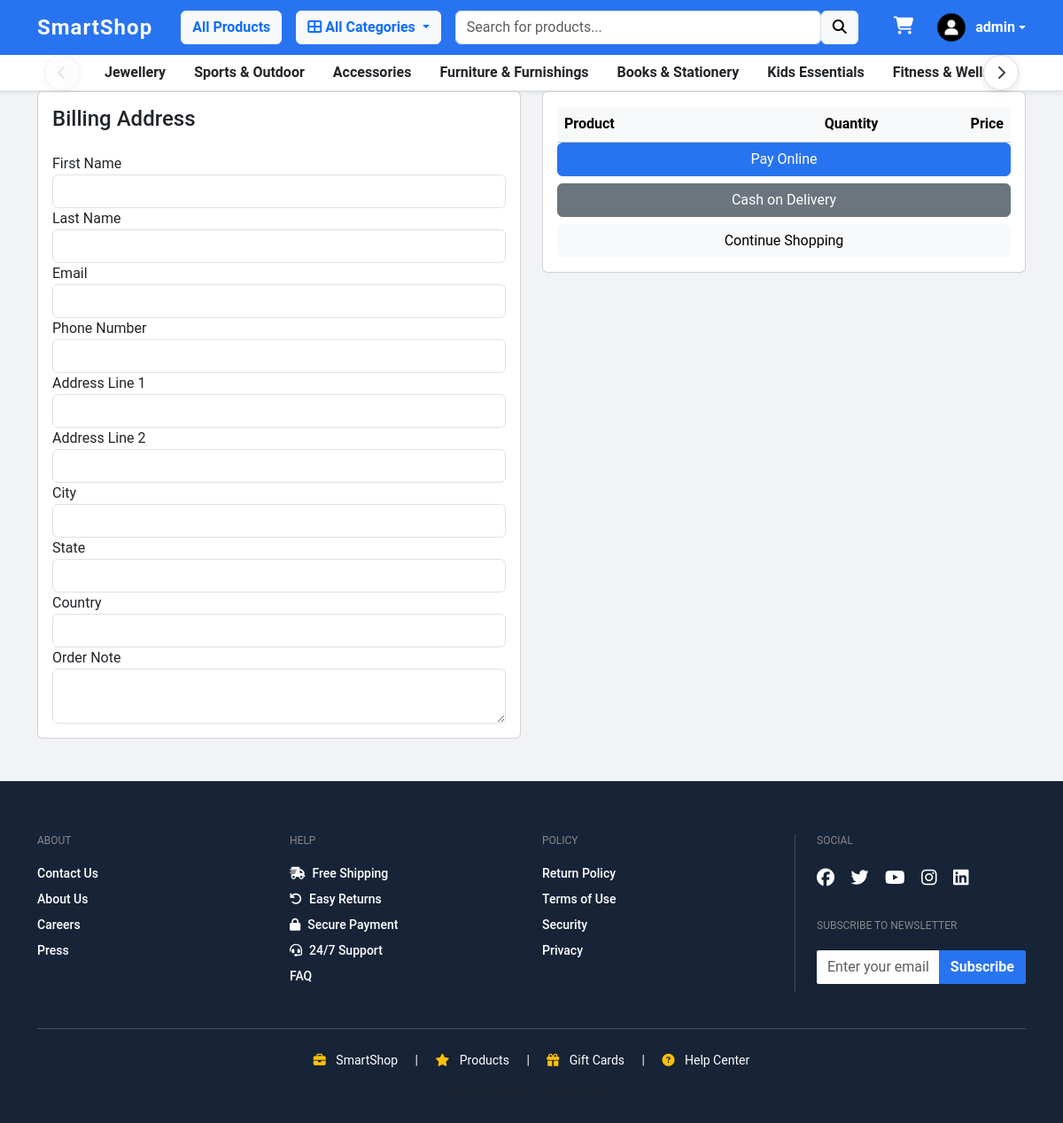
The page /cart/checkout/ (signed in) on the database as committed earlier.
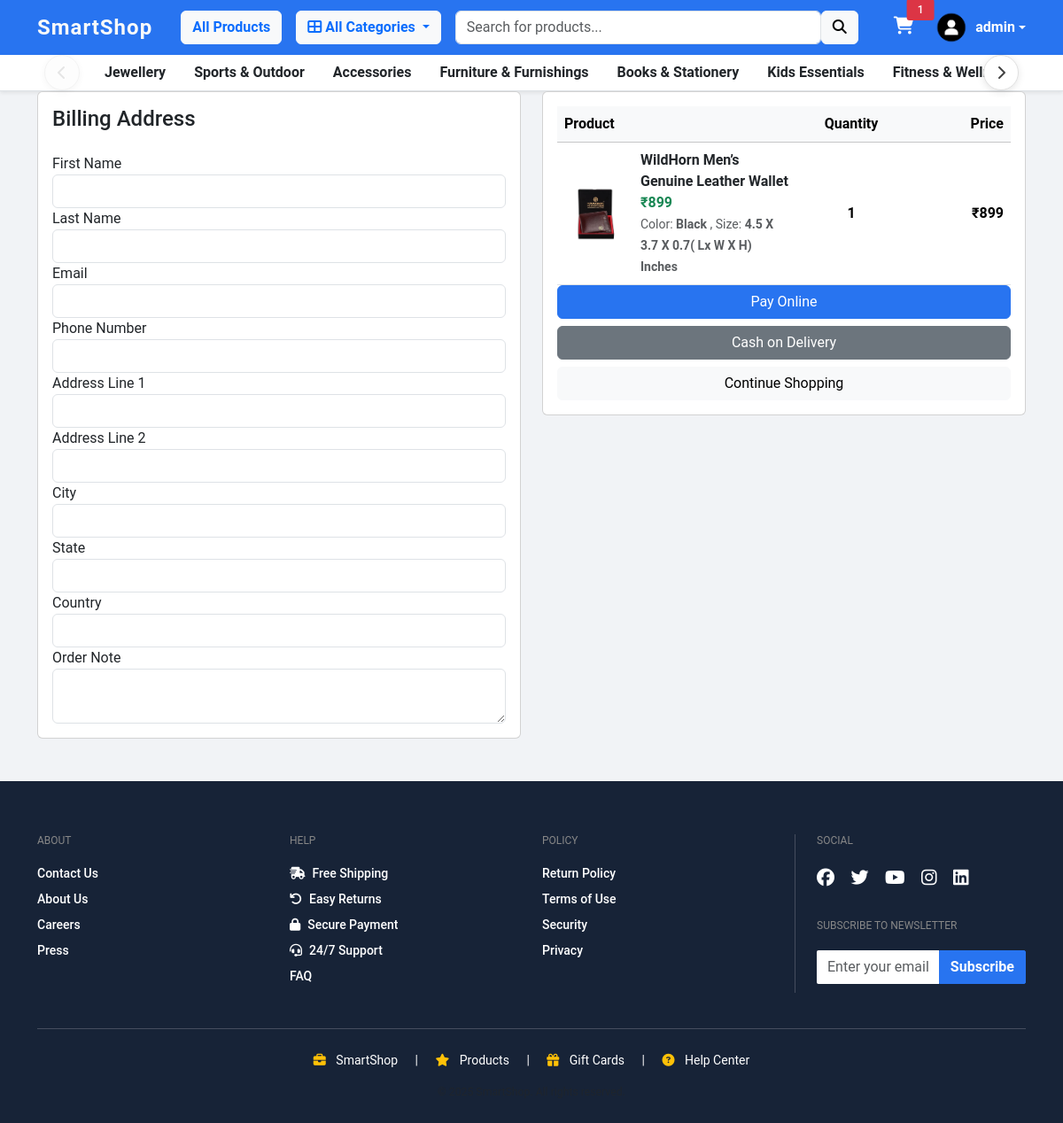
The same page on the database as committed later.
### category/models.py (models this page shows, shortened)
class Category(models.Model):
    category_name = models.CharField(max_length=100)
    slug = models.SlugField(max_length=100, unique=True)
    description = models.TextField(blank=True, null=True)
    category_image = models.ImageField(
        upload_to='categories/', blank=True, null=True)
    parent = models.ForeignKey('self', on_delete=models.CASCADE, blank=True, null=True, related_name='children')
    class Meta:
        verbose_name = "Category"
        verbose_name_plural = "Categories"
    def get_url(self):
        return reverse('products_by_category', args=[self.slug])

### carts/models.py (models this page shows, shortened)
class CartItem(models.Model):
    user = models.ForeignKey(
        'accounts.Account', on_delete=models.CASCADE, null=True, blank=True)
    product = models.ForeignKey(Product, on_delete=models.CASCADE)
    cart = models.ForeignKey(
        Cart, on_delete=models.CASCADE, null=True, blank=True)
    quantity = models.IntegerField()
    is_active = models.BooleanField(default=True)
    variation_color = models.ForeignKey(
        Variation, related_name='cart_items_color', null=True, blank=True, on_delete=models.SET_NULL)
    variation_size = models.ForeignKey(
        Variation, related_name='cart_items_size', null=True, blank=True, on_delete=models.SET_NULL)
    variations = models.ManyToManyField(Variation, blank=True)
    def sub_total(self):
        return self.product.price * self.quantity

### products/models.py (models this page shows, shortened)
class Product(models.Model):
    product_name = models.CharField(max_length=100)
    slug = models.SlugField(max_length=100, unique=True)
    description = models.TextField(max_length=999, blank=True, null=True)
    price = models.IntegerField()
    product_image = models.ImageField(
        upload_to='products/', blank=True, null=True)
    stock = models.IntegerField()
    is_available = models.BooleanField(default=True)
    category = models.ForeignKey('category.Category', on_delete=models.CASCADE)
    created_date = models.DateTimeField(auto_now_add=True)
    modified_date = models.DateTimeField(auto_now=True)
    def get_url(self):
        return reverse('product_detail', args=[self.category.slug, self.slug])

class Variation(models.Model):
    VARIATION_CATEGORY_CHOICES = (
        ('color', 'Color'),
        ('size', 'Size'),
    )
    product = models.ForeignKey(Product, on_delete=models.CASCADE)
    variation_category = models.CharField(
        max_length=100, choices=VARIATION_CATEGORY_CHOICES)
    variation_value = models.CharField(max_length=100)
    is_active = models.BooleanField(default=True)
    created_date = models.DateTimeField(auto_now_add=True)
    objects = VariationManager()

### carts/views.py (the view)
# urls.py: path('checkout/', views.checkout, name='checkout'),
@login_required(login_url='login')
def checkout(request, total=0, quantity=0, cart_items=None):
    try:
        tax = 0
        grand_total = 0
        if request.user.is_authenticated:
            cart_items = CartItem.objects.filter(
                user=request.user, is_active=True)
        else:
            cart = Cart.objects.get(cart_id=_cart_id(request))
            cart_items = CartItem.objects.filter(cart=cart, is_active=True)
        for cart_item in cart_items:
            total += (cart_item.product.price * cart_item.quantity)
            quantity += cart_item.quantity
        tax = (total * 2.5) / 100
        grand_total = total + tax
    except Cart.DoesNotExist:
        pass
    context = {
        'total': total,
        'quantity': quantity,
        'cart_items': cart_items,
        'tax': tax,
        'grand_total': grand_total,
    }
    return render(request, 'store/checkout.html', context)

### carts/context_processors.py (called while the page is built)
def counter(request):
    cart_count = 0
    if 'admin' in request.path:
        return {}
    else:
        try:
            cart = Cart.objects.filter(cart_id=_cart_id(request))
            if request.user.is_authenticated:
                cart_items = CartItem.objects.all().filter(user=request.user)
            else:
                cart_items = CartItem.objects.all().filter(cart=cart[:1])
            for cart_item in cart_items:
                cart_count += cart_item.quantity
        except Cart.DoesNotExist:
            cart_count = 0
    return dict(cart_count=cart_count)

### carts/views.py (called while the page is built)
def _cart_id(request):
    cart = request.session.session_key
    if not cart:
        cart = request.session.create()
    return cart

### category/context_processors.py (called while the page is built)
def menu_links(request):
    links = Category.objects.filter(parent=None)
    return dict(links=links)

### products/models.py (called while the page is built)
    def get_queryset(self):
        return super().get_queryset()

### smartShop/context_processors.py (called while the page is built)
def paypal(request):
    client_id = config('PAYPAL_CLIENT_ID', default='sb')
    if not client_id:
        client_id = 'sb'
    return {
        'PAYPAL_CLIENT_ID': client_id,
    }

def razorpay(request):
    key_id = config('RAZORPAY_KEY_ID', default='')
    return {
        'RAZORPAY_KEY_ID': key_id,
    }

### templates/store/checkout.html (shortened to what the changed rows need)
{% extends 'base.html' %}
{% load static %}
{% block content %}
<section class="section-content padding-y bg">
    <div class="container">
        <div class="row">
            <aside class="col-lg-6">
                <div class="card">
                    <div class="card-body">
                        <div class="table-responsive">
                            <table class="table table-hover mb-0">
                                <thead class="table-light">
                                    <tr>
                                        <th>Product</th>
                                        <th width="120" class="text-center">Quantity</th>
                                        <th width="120" class="text-end">Price</th>
                                    </tr>
                                </thead>
                                <tbody>
                                    {% for cart_item in cart_items %}
                                    <tr>
                                        <td>
                                            <div class="d-flex align-items-center gap-3">
                                                {% if cart_item.product.product_image %}
                                                <img src="{{ cart_item.product.product_image.url }}" width="70" height="70"
                                                     style="object-fit: cover; border-radius: 4px;" />
                                                {% else %}
                                                <div style="width: 70px; height: 70px; background: #e0e0e0; border-radius: 4px;"></div>
                                                {% endif %}
                                                <div>
                                                    <a href="{{ cart_item.product.get_url }}" class="text-decoration-none fw-semibold text-dark">
                                                        {{ cart_item.product.product_name }}
                                                    </a>
                                                    <div class="text-success fw-bold">₹{{ cart_item.product.price }}</div>
                                                    {% if cart_item.variations.all %}
                                                        <small class="text-muted">
                                                            {% for variation in cart_item.variations.all %}
                                                                {{ variation.variation_category|title }}: <strong>{{ variation.variation_value|title }}</strong>
                                                                {% if not forloop.last %}, {% endif %}
                                                            {% endfor %}
                                                        </small>
                                                    {% endif %}
                                                </div>
                                            </div>
                                        </td>
                                        <td class="text-center align-middle">
                                            <span class="fw-bold">{{ cart_item.quantity }}</span>
                                        </td>
                                        <td class="fw-bold text-end align-middle">₹{{ cart_item.sub_total }}</td>
                                    </tr>
                                    {% endfor %}
                                </tbody>
                            </table>
                        </div>
                    </div>
                </div>
            </aside>
        </div>
    </div>
</section>
{% endblock %}

### templates/includes/navbar.html (shortened to what the changed rows need)
{% load static %}
<nav
  class="navbar navbar-expand-lg navbar-dark"
  style="background-color: #2874f0"
>
  <div class="container">
    <div class="collapse navbar-collapse" id="mainNavbar">
      <ul class="navbar-nav ms-lg-3 mb-2 mb-lg-0 align-items-center">
        <li class="nav-item position-relative">
          <a href="{% url 'cart' %}" class="nav-link text-white fw-semibold">
            <i class="fa fa-shopping-cart fs-5"></i>
            {% if cart_count > 0 %}
            <span
              class="badge bg-danger position-absolute top-0 start-100 translate-middle"
            >
              {{ cart_count }}
            </span>
            {% endif %}
          </a>
        </li>
      </ul>
    </div>
  </div>
</nav>
<nav class="bg-white shadow-sm border-bottom category-nav-wrapper">
  <div class="container position-relative">
    <div class="d-flex flex-nowrap overflow-auto py-2 category-scroll-container" id="categoryScrollContainer"
         style="scrollbar-width: none; -ms-overflow-style: none; scroll-behavior: smooth;">
      {% for category in links %}
      <div class="nav-item dropdown px-3">
        <a
          class="nav-link text-dark fw-semibold text-nowrap {% if category.children.all %}dropdown-toggle{% endif %}"
          href="{{ category.get_url }}"
        >
          {{ category.category_name }}
        </a>
      </div>
      {% endfor %}
    </div>
  </div>
</nav>

Rows that differ between the two databases and show on the page:
added CartItem: product.product_image (picture), product.product_name "WildHorn Men’s Genuine Leather Wallet", product.price "899", quantity "1", sub_total "899"
now on this page (row unchanged): Variation: variation_category "Color", variation_value "Black"
now on this page (row unchanged): Variation: variation_category "Size", variation_value "4.5 X 3.7 X 0.7( Lx W X H) Inches"
Other text that changed with them:
{{ cart_count }}: (not shown) → "1"
